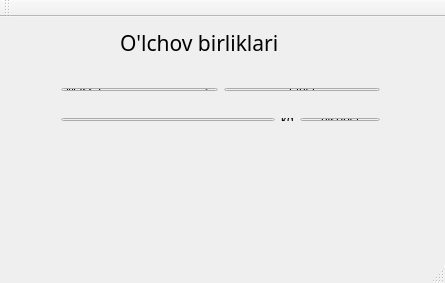
<?xml version="1.0" encoding="UTF-8"?>
<ui version="4.0">
 <class>MainWindow</class>
 <widget class="QMainWindow" name="MainWindow">
  <property name="geometry">
   <rect>
    <x>0</x>
    <y>0</y>
    <width>445</width>
    <height>283</height>
   </rect>
  </property>
  <property name="windowTitle">
   <string>MainWindow</string>
  </property>
  <widget class="QWidget" name="centralWidget">
   <widget class="QLabel" name="label">
    <property name="geometry">
     <rect>
      <x>120</x>
      <y>10</y>
      <width>161</width>
      <height>31</height>
     </rect>
    </property>
    <property name="font">
     <font>
      <family>Berlin Sans FB</family>
      <pointsize>16</pointsize>
     </font>
    </property>
    <property name="text">
     <string>O'lchov birliklari</string>
    </property>
   </widget>
   <widget class="QWidget" name="layoutWidget">
    <property name="geometry">
     <rect>
      <x>220</x>
      <y>130</y>
      <width>171</width>
      <height>16</height>
     </rect>
    </property>
    <layout class="QHBoxLayout" name="horizontalLayout_3">
     <item>
      <widget class="QLabel" name="c">
       <property name="text">
        <string>0</string>
       </property>
      </widget>
     </item>
     <item>
      <widget class="QLabel" name="c1">
       <property name="text">
        <string>gramm</string>
       </property>
      </widget>
     </item>
    </layout>
   </widget>
   <widget class="QWidget" name="layoutWidget_2">
    <property name="geometry">
     <rect>
      <x>170</x>
      <y>170</y>
      <width>101</width>
      <height>16</height>
     </rect>
    </property>
    <layout class="QHBoxLayout" name="horizontalLayout_4">
     <item>
      <widget class="QLabel" name="d">
       <property name="text">
        <string>0</string>
       </property>
      </widget>
     </item>
     <item>
      <widget class="QLabel" name="d1">
       <property name="text">
        <string>tonna</string>
       </property>
      </widget>
     </item>
    </layout>
   </widget>
   <widget class="QWidget" name="">
    <property name="geometry">
     <rect>
      <x>50</x>
      <y>130</y>
      <width>161</width>
      <height>16</height>
     </rect>
    </property>
    <layout class="QHBoxLayout" name="horizontalLayout_2">
     <item>
      <widget class="QLabel" name="b">
       <property name="text">
        <string>0</string>
       </property>
      </widget>
     </item>
     <item>
      <widget class="QLabel" name="b1">
       <property name="text">
        <string>milligramm</string>
       </property>
      </widget>
     </item>
    </layout>
   </widget>
   <widget class="QWidget" name="">
    <property name="geometry">
     <rect>
      <x>50</x>
      <y>60</y>
      <width>341</width>
      <height>25</height>
     </rect>
    </property>
    <layout class="QHBoxLayout" name="horizontalLayout_5">
     <item>
      <widget class="QComboBox" name="comboBox">
       <item>
        <property name="text">
         <string>Massa</string>
        </property>
       </item>
       <item>
        <property name="text">
         <string>Vaqt</string>
        </property>
       </item>
       <item>
        <property name="text">
         <string>Uzunlik</string>
        </property>
       </item>
      </widget>
     </item>
     <item>
      <widget class="QPushButton" name="choose">
       <property name="text">
        <string>tanla</string>
       </property>
      </widget>
     </item>
    </layout>
   </widget>
   <widget class="QWidget" name="">
    <property name="geometry">
     <rect>
      <x>50</x>
      <y>90</y>
      <width>341</width>
      <height>25</height>
     </rect>
    </property>
    <layout class="QHBoxLayout" name="horizontalLayout_6">
     <item>
      <layout class="QHBoxLayout" name="horizontalLayout">
       <item>
        <widget class="QLineEdit" name="a"/>
       </item>
       <item>
        <widget class="QLabel" name="a1">
         <property name="text">
          <string>kg</string>
         </property>
        </widget>
       </item>
      </layout>
     </item>
     <item>
      <widget class="QPushButton" name="btn">
       <property name="text">
        <string>hisobla</string>
       </property>
      </widget>
     </item>
    </layout>
   </widget>
  </widget>
  <widget class="QMenuBar" name="menuBar">
   <property name="geometry">
    <rect>
     <x>0</x>
     <y>0</y>
     <width>445</width>
     <height>21</height>
    </rect>
   </property>
  </widget>
  <widget class="QToolBar" name="mainToolBar">
   <attribute name="toolBarArea">
    <enum>TopToolBarArea</enum>
   </attribute>
   <attribute name="toolBarBreak">
    <bool>false</bool>
   </attribute>
  </widget>
  <widget class="QStatusBar" name="statusBar"/>
 </widget>
 <layoutdefault spacing="6" margin="11"/>
 <resources/>
 <connections/>
</ui>
